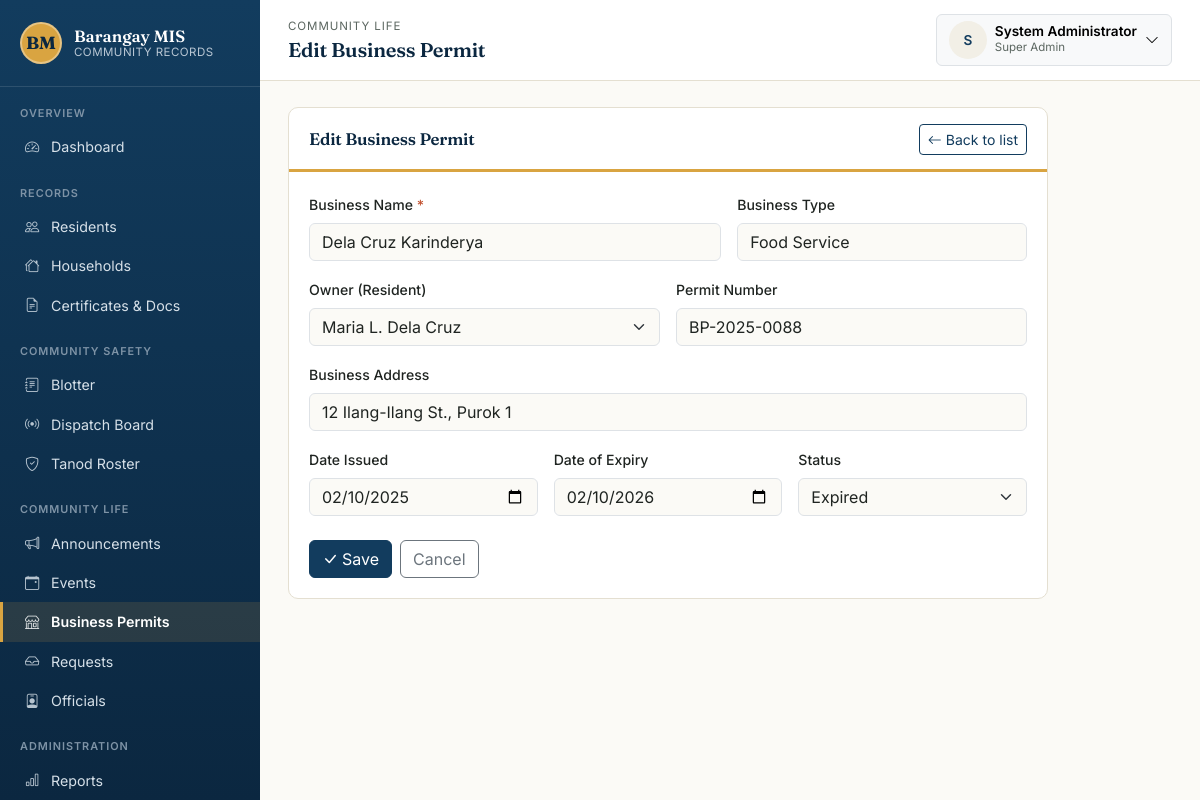
The page /modules/business/form.php?id=2 (signed in) on the database its author committed.
### tables this page shows
CREATE TABLE businesses (
    id                   INT AUTO_INCREMENT PRIMARY KEY,
    owner_resident_id    INT NULL,
    business_name        VARCHAR(150) NOT NULL,
    business_type        VARCHAR(100),
    address              VARCHAR(255),
    permit_number        VARCHAR(50) UNIQUE,
    date_issued          DATE,
    date_expiry          DATE,
    status               ENUM('Active','Expired','Revoked') NOT NULL DEFAULT 'Active',
    created_at           TIMESTAMP NOT NULL DEFAULT CURRENT_TIMESTAMP,
    FOREIGN KEY (owner_resident_id) REFERENCES residents(id) ON DELETE SET NULL
);

### includes/functions.php (called while the page is built, shortened)
<?php
function clean(?string $value): string
{
    return htmlspecialchars(trim($value ?? ''), ENT_QUOTES, 'UTF-8');
}
function full_name_of(array $row): string
{
    $parts = array_filter([
        $row['first_name'] ?? '',
        !empty($row['middle_name']) ? mb_substr($row['middle_name'], 0, 1) . '.' : '',
        $row['last_name'] ?? '',
        $row['suffix'] ?? '',
    ]);
    return implode(' ', $parts);
}
function get_residents_for_select(PDO $pdo): array
{
    return $pdo->query(
        "SELECT id, first_name, middle_name, last_name, suffix FROM residents WHERE status = 'active' ORDER BY last_name, first_name"
    )->fetchAll();
}

### modules/business/form.php (the view, shortened to what this page needs)
<?php
require_once __DIR__ . '/../../config.php';
require_once __DIR__ . '/../../includes/functions.php';
$id = isset($_GET['id']) ? (int)$_GET['id'] : null;
$biz = [
    'owner_resident_id' => '', 'business_name' => '', 'business_type' => '', 'address' => '',
    'permit_number' => '', 'date_issued' => date('Y-m-d'), 'date_expiry' => date('Y-m-d', strtotime('+1 year')), 'status' => 'Active',
];
if ($id) {
    $stmt = $pdo->prepare('SELECT * FROM businesses WHERE id = ?');
    $stmt->execute([$id]);
    $found = $stmt->fetch();
    $biz = $found;
}
$residents = get_residents_for_select($pdo);
require_once __DIR__ . '/../../includes/header.php';
?>
<div class="panel" style="max-width:760px;">
    <div class="panel-header">
        <h2><?= $id ? 'Edit Business Permit' : 'Register a Business' ?></h2>
        <a href="<?= BASE_URL ?>/modules/business/list.php" class="btn btn-sm btn-outline-primary"><i class="bi bi-arrow-left me-1"></i>Back to list</a>
    </div>
    <div class="panel-body">
        <form method="post" novalidate>
            <div class="row g-3">
                <div class="col-md-7">
                    <label class="form-label">Business Name <span class="required-mark">*</span></label>
                    <input type="text" name="business_name" class="form-control" required value="<?= clean($biz['business_name']) ?>">
                </div>
                <div class="col-md-5">
                    <label class="form-label">Business Type</label>
                    <input type="text" name="business_type" class="form-control" placeholder="Retail, Food Service..." value="<?= clean($biz['business_type']) ?>">
                </div>
                <div class="col-md-6">
                    <label class="form-label">Owner (Resident)</label>
                    <select name="owner_resident_id" class="form-select">
                        <?php foreach ($residents as $r): ?>
                            <option value="<?= (int)$r['id'] ?>" <?= (string)$biz['owner_resident_id'] === (string)$r['id'] ? 'selected' : '' ?>><?= clean(full_name_of($r)) ?></option>
                        <?php endforeach; ?>
                    </select>
                </div>
                <div class="col-md-6">
                    <label class="form-label">Permit Number</label>
                    <input type="text" name="permit_number" class="form-control" placeholder="BP-2026-0003" value="<?= clean($biz['permit_number']) ?>">
                </div>
                <div class="col-12">
                    <label class="form-label">Business Address</label>
                    <input type="text" name="address" class="form-control" value="<?= clean($biz['address']) ?>">
                </div>
                <div class="col-md-4">
                    <label class="form-label">Date Issued</label>
                    <input type="date" name="date_issued" class="form-control" value="<?= clean($biz['date_issued']) ?>">
                </div>
                <div class="col-md-4">
                    <label class="form-label">Date of Expiry</label>
                    <input type="date" name="date_expiry" class="form-control" value="<?= clean($biz['date_expiry']) ?>">
                </div>
                <div class="col-md-4">
                    <label class="form-label">Status</label>
                    <select name="status" class="form-select">
                        <?php foreach (['Active','Expired','Revoked'] as $s): ?>
                            <option value="<?= $s ?>" <?= $biz['status'] === $s ? 'selected' : '' ?>><?= $s ?></option>
                        <?php endforeach; ?>
                    </select>
                </div>
            </div>
            <div class="mt-4 d-flex gap-2">
                <button type="submit" class="btn btn-primary"><i class="bi bi-check-lg me-1"></i>Save</button>
                <a href="<?= BASE_URL ?>/modules/business/list.php" class="btn btn-outline-secondary">Cancel</a>
            </div>
        </form>
    </div>
</div>
<?php require_once __DIR__ . '/../../includes/footer.php'; ?>

### assets/css/style.css (style rules this page uses)
:root { --bagong-blue: #123C5E; --bagong-blue-dark: #0B2740; --bagong-blue-light: #1E5583; --paper: #FBFAF6; --paper-dim: #F2EFE6; --palay-gold: #D9A441; --palay-gold-dark: #B9832F; --adobe: #C1502E; --talahib: #4C7A5E; --ink: #1F2421; --ink-soft: #5B6660; --hairline: #E4DFD1; --font-display: 'Fraunces', Georgia, serif; --font-body: 'Inter', -apple-system, Segoe UI, Roboto, sans-serif; --font-mono: 'JetBrains Mono', SFMono-Regular, Menlo, monospace; --bs-primary: var(--bagong-blue); --bs-body-font-family: var(--font-body); --bs-body-color: var(--ink); --bs-body-bg: var(--paper); }
* { box-sizing: border-box; }
body { background: var(--paper); color: var(--ink); font-family: var(--font-body); }
h1, h2, h3, h4, .display-font { font-family: var(--font-display); font-weight: 600; letter-spacing: -0.01em; color: var(--bagong-blue-dark); }
a { color: var(--bagong-blue); }
.panel { background: #fff; border: 1px solid var(--hairline); border-radius: 10px; margin-bottom: 22px; overflow: hidden; }
.panel-header { display: flex; align-items: center; justify-content: space-between; gap: 12px; padding: 16px 20px 14px; border-bottom: 3px solid var(--palay-gold); flex-wrap: wrap; }
.panel-header h2, .panel-header h3 { margin: 0; font-size: 1.05rem; }
.panel-body { padding: 20px; }
.btn-primary { background: var(--bagong-blue); border-color: var(--bagong-blue); }
.btn-outline-primary { color: var(--bagong-blue); border-color: var(--bagong-blue); }
.required-mark { color: var(--adobe); }
.form-label { font-weight: 500; font-size: 0.88rem; }

### rows shown on the page
businesses: business_name "Dela Cruz Karinderya", business_type "Food Service", owner_resident_id "Maria L. Dela Cruz", permit_number "BP-2025-0088", address "12 Ilang-Ilang St., Purok 1", date_issued "02/10/2025", date_expiry "02/10/2026", status "Expired"

### other values the page prints
$label "Dashboard Residents Households Certificates & Docs Blotter Dispatch Board Tanod Roster Announcements Events Business Permits Requests Officials Reports"
$breadcrumbEyebrow "COMMUNITY LIFE"
$pageTitle "Edit Business Permit"
mb_strtoupper(mb_substr(current_full_name() ?: '?', 0, 1)) "S"
current_full_name() "System Administrator"
role_label(current_role()) "Super Admin"
